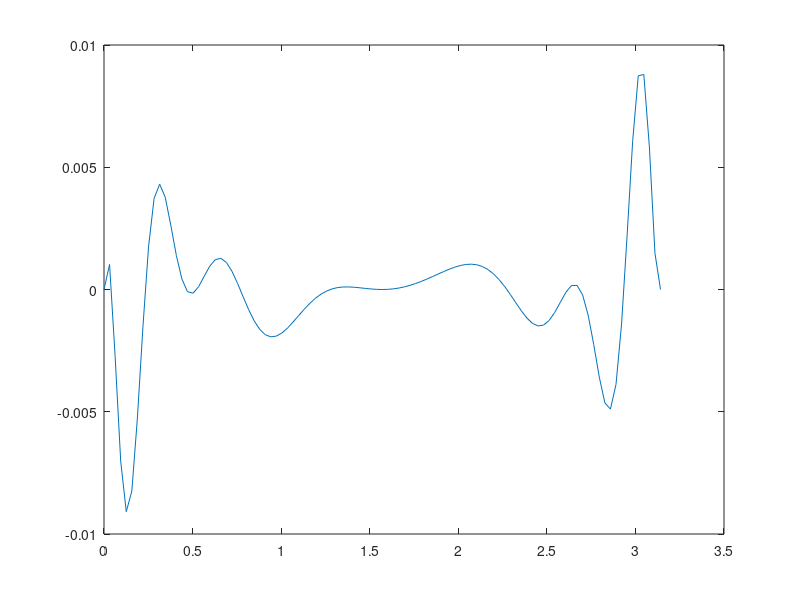
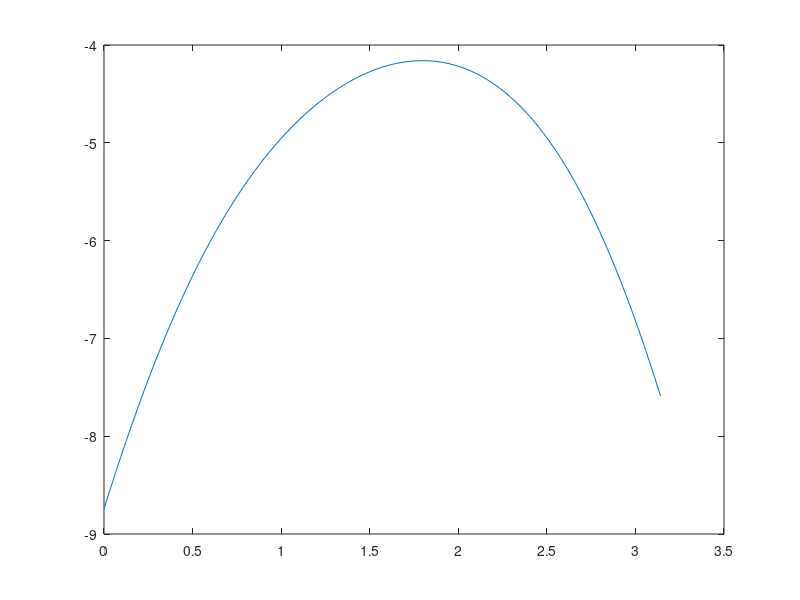

The MATLAB source for these figures, in order: (Note: this script raises an error after producing the figures.)
clear;


lamda=1;
mu=1;
omega= pi;
ks=omega/sqrt(mu);
kp=omega/sqrt(lamda+2*mu);
tt=linspace(0,pi,101);
t=-kp*cos(tt);
y=[0;10];
z=[-1;10];
mus=(ks^2-t.^2).^(1/2);
mup=(kp^2-t.^2).^(1/2);
k1=kp*(1+0.0000001i);
k2=ks*(1+0.0000001i);


beta=ks^2-2*t.^2;
gamma=t.^2+mus.*mup;
delta=beta.^2+4*t.^2.*mus.*mup;
Eys=exp(-1i*mus*(y(2))+1i*t*y(1));
Ezp=exp( 1i*mup*(z(2))-1i*t*z(1));
%coco=cos(mup*z(2)-mus*y(2)+t*(y(1)-z(1)));
fore=-1i.*mup./(mu*gamma.*delta*2*pi);
EE=Eys.*Ezp;
B=t.*(ks*ks-2*gamma).*t.*mus;
B1=t.*(ks*ks).*t.*mus.*(Eys.*Ezp);
B2=t.*(-2*gamma).*t.*mus.*(Eys.*Ezp);
f1=fore.*B.*EE;
f2=(-1i*mus*(y(2))+1i*t*y(1)+1i*mup*(z(2))-1i*t*z(1))/ks;
f3=1i./delta;
figure;
plot(tt,imag(f1))
figure;
plot(tt,imag(f2))
%figure;
%plot(tt,imag(f3))


G=integral(@(t) A3(t,z(:,:),y(:,:),k1,k2,mu) ,-kp,kp, 'ArrayValued',true)


